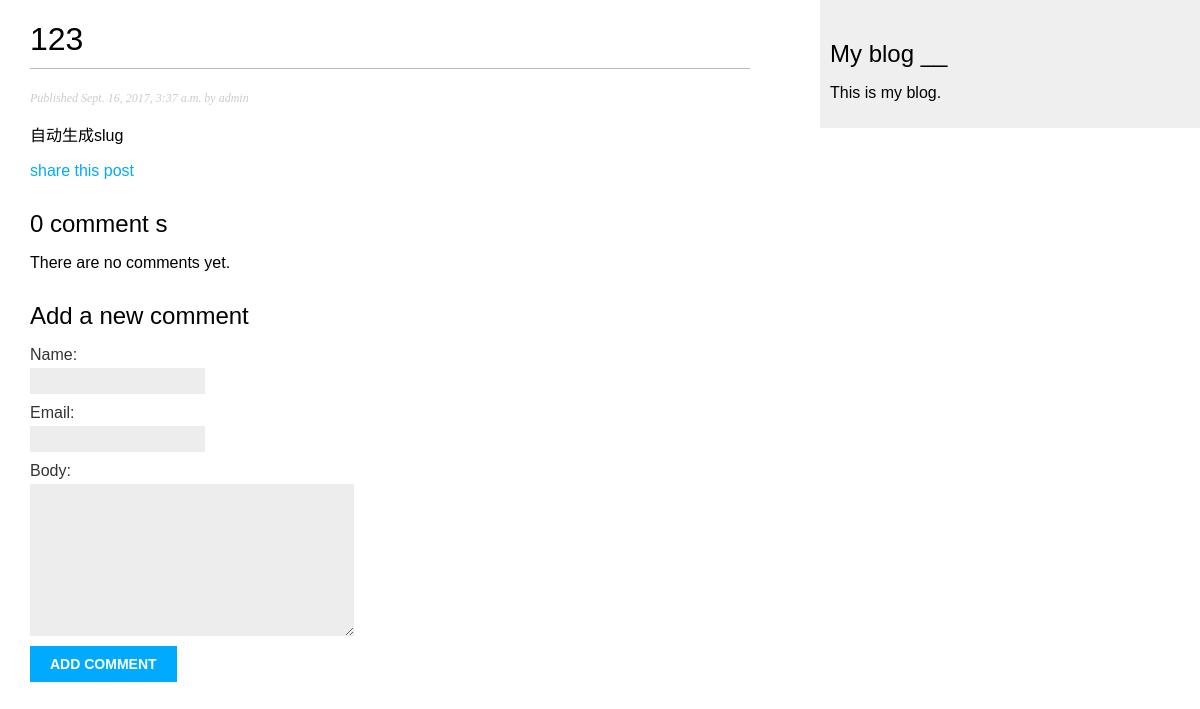
The page /blog/2017/09/16/123-1/ on the database as committed earlier.
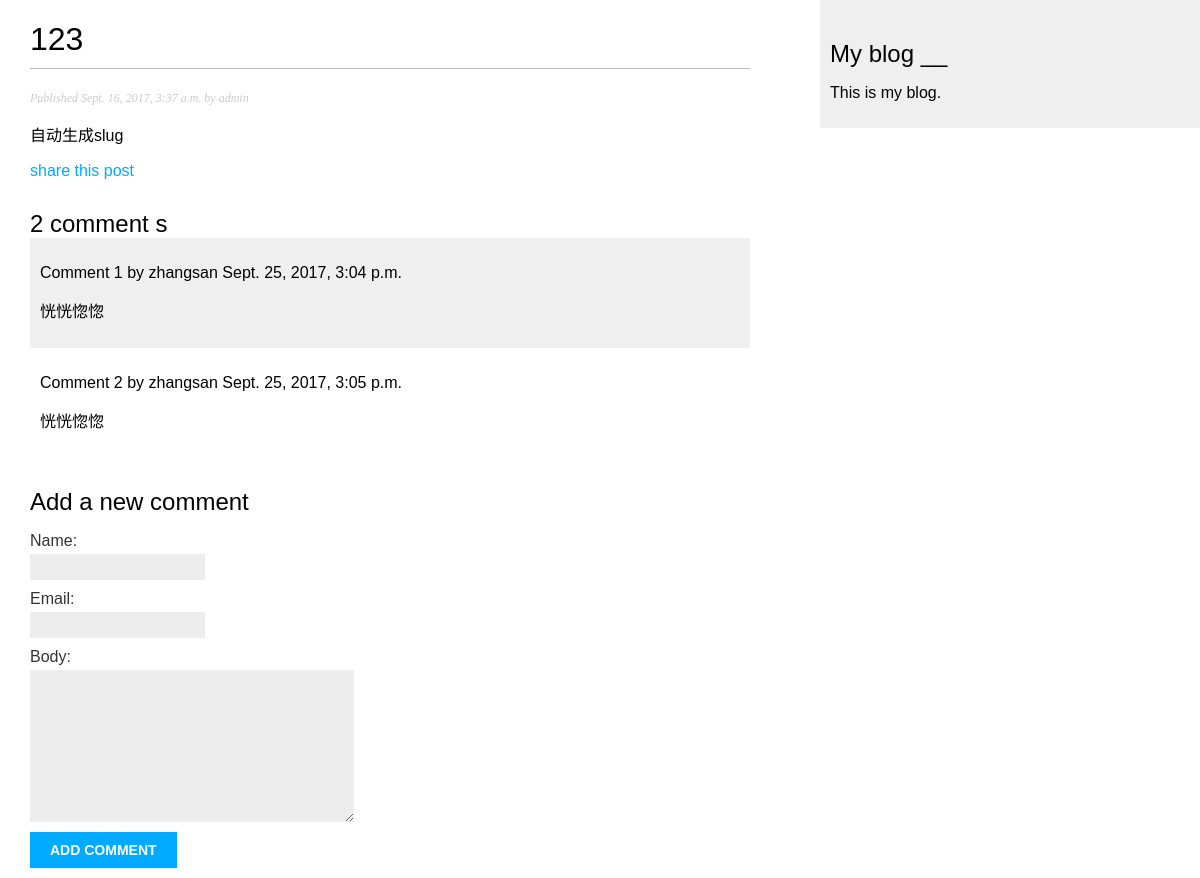
The same page on the database as committed later.
### blog/models.py (models this page shows, shortened)
class Post(models.Model):
    STATUS_CHOICES = (
        ('draft', 'Draft'),
        ('published', 'Published'),
    )
    title = models.CharField(max_length=250)
    slug = models.SlugField(max_length=250,
                            unique_for_date='publish')
    author = models.ForeignKey(User,
                               related_name='blog_posts')
    body = models.TextField()
    publish = models.DateTimeField(default=timezone.now)
    created = models.DateTimeField(auto_now_add=True)
    updated = models.DateTimeField(auto_now=True)
    status = models.CharField(max_length=10,
                              choices=STATUS_CHOICES,
                              default='draft')
    objects = models.Manager()
    published = PublishedManager()
    class Meta:
        ordering = ('-publish',)

class Comment(models.Model):
    post = models.ForeignKey(Post,related_name='comments')
    name = models.CharField(max_length=80)
    email = models.EmailField()
    body = models.TextField()
    created = models.DateTimeField(auto_now_add=True)
    updated = models.DateTimeField(auto_now=True)
    active = models.BooleanField(default=True)
    class Meta:
        ordering = ('created',)

### blog/views.py (the view)
# urls.py: url(r'^(?P<year>\d{4})/(?P<month>\d{2})/(?P<day>\d{2})/(?P<post>[-\w]+)/$',views.post_detail,name='post_detail'),
def post_detail(request, year, month, day, post):
    post = get_object_or_404(Post, slug=post,
                             status = 'published',
                             publish__year = year,
                             publish__month = month,
                             publish__day = day)
    comments = post.comments.filter(active=True)
    new_comment = None
    if request.method == 'POST':
        comment_form = CommentForm(data=request.POST)
        if comment_form.is_valid():
            new_comment = comment_form.save(commit=False)
            new_comment.post = post
            new_comment.save()
    else:
        comment_form = CommentForm()
    return render(request,
                  'blog/post/detail.html',
                  {'post':post,
                   'comments':comments,
                   'new_comment':new_comment,
                   'comment_form':comment_form})

### blog/forms.py
class CommentForm(forms.ModelForm):
    class Meta:
        model = Comment
        fields = ('name','email','body')

### blog/templates/blog/post/detail.html (shortened to what this page needs)
{% extends "blog/base.html" %}
{% block content %}
  <h1>{{ post.title }}</h1>
  <p class="date">
    Published {{ post.publish }} by {{ post.author }}
  </p>
  {{ post.body|linebreaks }}
    <p>
        <a href="{% url "blog:post_share" post.id %}">
            share this post
        </a>
    </p>
    {% with comments.count as total_comments %}
        <h2>
            {{ total_comments }} comment {{ total_comments|pluralize }}
        </h2>
    {% endwith %}
    {% for comment in comments %}
        <div class="comment">
            <p class="'info">
                Comment {{ forloop.counter }} by {{ comment.name }}
                {{ comment.created }}
            </p>
            {{ comment.body|linebreaks }}
        </div>
    {% empty %}
        <p>There are no comments yet. </p>
    {% endfor %}
    {% if new_comment %}
        <h2>Your comment has been added.</h2>
    {% else %}
        <h2>Add a new comment</h2>
        <form action="." method="post">
            {{ comment_form.as_p }}
            <p><input type="submit" value="Add comment"></p>
        </form>
    {% endif %}
{% endblock %}

### blog/templates/blog/base.html (shortened to what this page needs)
{% load staticfiles %}
<!DOCTYPE html>
<html>
<head>
  <link href="{% static "css/blog.css" %}" rel="stylesheet">
</head>
<body>
  <div id="content">
    {% block content %}
    {% endblock %}
  </div>
  <div id="sidebar">
    <h2>My blog __</h2>
      <p>This is my blog.</p>
  </div>
</body>
</html>

### blog/static/css/blog.css (style rules this page uses)
body { margin:0; padding:0; font-family:helvetica, sans-serif; }
a { color:#00abff; text-decoration:none; }
h1 { font-weight:normal; border-bottom:1px solid #bbb; padding:0 0 10px 0; }
h2 { font-weight:normal; margin:30px 0 0; }
#content { float:left; width:60%; padding:0 0 0 30px; }
#sidebar { float:right; width:30%; padding:10px; background:#efefef; height:100%; }
p.date { color:#ccc; font-family: georgia, serif; font-size: 12px; font-style: italic; }
label { float:left; clear:both; color:#333; margin-bottom:4px; }
input, textarea { clear:both; float:left; margin:0 0 10px; background:#ededed; border:0; padding:6px 10px; font-size:12px; }
input[type=submit] { font-weight:bold; background:#00abff; color:#fff; padding:10px 20px; font-size:14px; text-transform:uppercase; }
.comment { padding:10px; }
.comment:nth-child(even) { background:#efefef; }

Rows that differ between the two databases and show on the page:
added Comment: name "zhangsan", created "Sept. 25, 2017, 3:04 p.m.", body "恍恍惚惚"
added Comment: name "zhangsan", created "Sept. 25, 2017, 3:05 p.m.", body "恍恍惚惚"
Other text that changed with them:
{{ total_comments }}: "0" → "2"
text no longer shown: "There are no comments yet."
